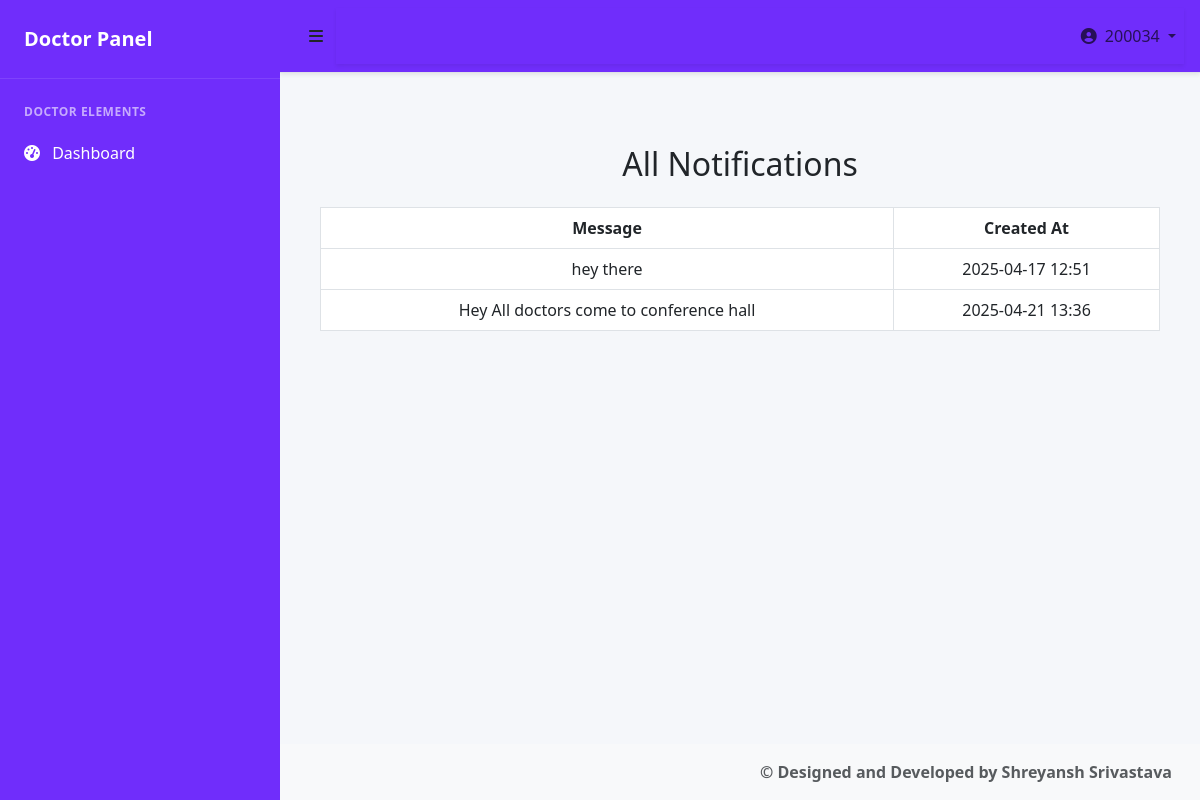
/doctorapp/viewnotifications/ (signed in), run on the app's committed database.
### adminapp/models.py (models this page shows, shortened)
class Notification(models.Model):
    message = models.TextField()
    send_to = models.CharField(max_length=10, choices=(('doctor', 'Doctor'), ('staff', 'Staff')))
    created_at = models.DateTimeField(auto_now_add=True)

### doctorapp/views.py (the view)
# urls.py: path('viewnotifications/',views.viewnotifications,name='viewnotifications'),
@cache_control(no_store=True, no_cache=True, must_revalidate=True)
def viewnotifications(request):
    if not is_doctor_logged_in(request):
        return redirect('login')
    notifications = Notification.objects.all().order_by('created_at')
    return render(request, 'viewnotifications.html', {'notifications': notifications})

### doctorapp/views.py (called while the page is built)
def is_doctor_logged_in(request):
    return 'doctor_id' in request.session

### doctorapp/templates/viewnotifications.html (shortened to what this page needs)
{% extends 'doctorbase.html' %}
{% load static %}
{% block doctor %}
<div class="container mt-5">
    <h2 class="text-center mb-4">All Notifications</h2>
    {% if notifications %}
    <table class="table table-bordered text-center">
        <thead class="thead-dark">
            <tr>
                <th>Message</th>
                <th>Created At</th>
            </tr>
        </thead>
        <tbody>
            {% for note in notifications %}
            <tr>
                <td>{{ note.message }}</td>
                <td>{{ note.created_at|date:"Y-m-d H:i" }}</td>
            </tr>
            {% endfor %}
        </tbody>
    </table>
    {% else %}
        <p class="text-center">No notifications found.</p>
    {% endif %}
</div>
{% endblock %}

### doctorapp/templates/doctorbase.html (style rules this page uses)
:root { --primary: rgb(112,45,251); --primary-light: rgba(57, 204, 150, 0.1); --primary-hover: rgb(112,45,251); --secondary: #6c757d; --light: #f8f9fa; --dark: #212529; --sidebar-width: 280px; }
body { font-family: 'Segoe UI', Tahoma, Geneva, Verdana, sans-serif; background-color: #f5f7fa; overflow-x: hidden; }
html, body { height: 100%; margin: 0; }

### data on the page
Notification: message "hey there", created_at "2025-04-17 12:51"
Notification: message "Hey All doctors come to conference hall", created_at "2025-04-21 13:36"

### other printed values
{{ request.session.doctor_id }} "200034"
